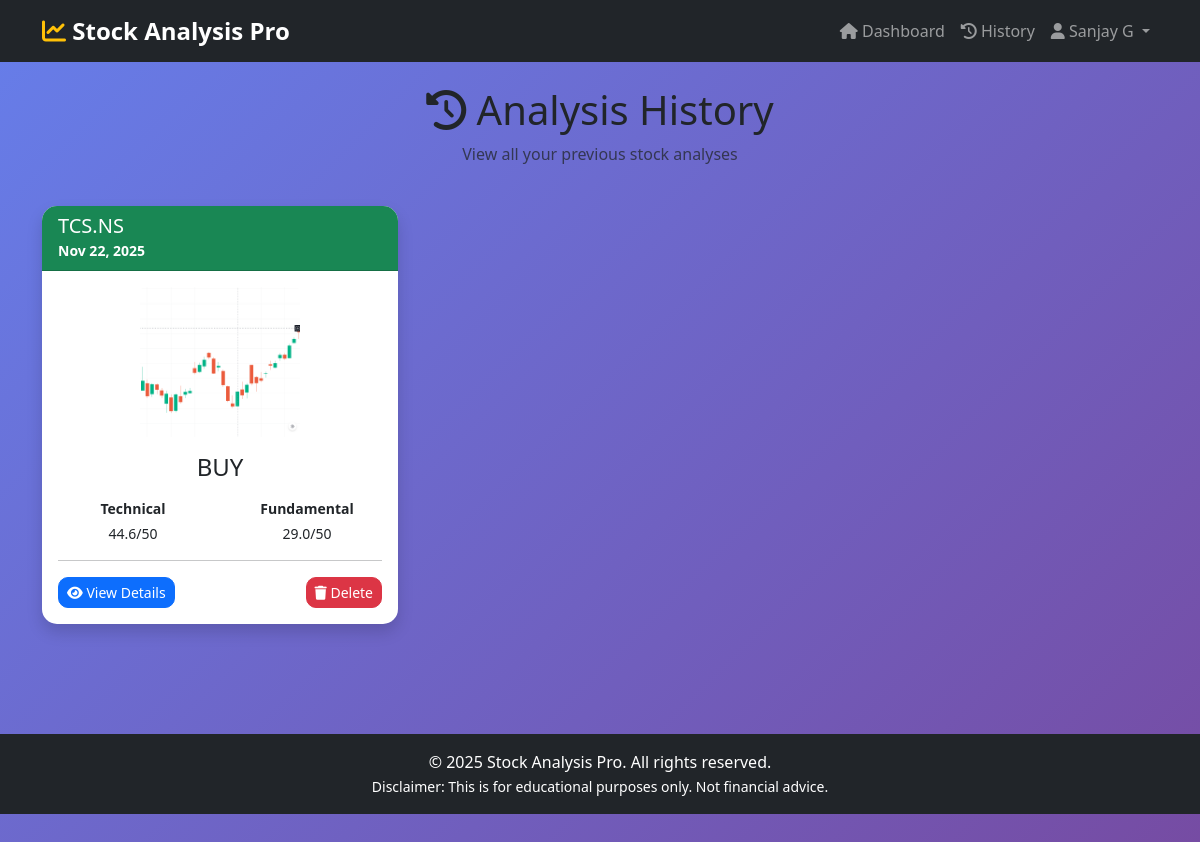
The page /history (signed in) on the database its author committed.
### app.py (models this page shows, shortened)
class User(UserMixin, db.Model):
    id = db.Column(db.Integer, primary_key=True)
    username = db.Column(db.String(80), unique=True, nullable=False)
    email = db.Column(db.String(120), unique=True, nullable=False)
    password_hash = db.Column(db.String(128), nullable=False)
    created_at = db.Column(db.DateTime, default=datetime.utcnow)
    analyses = db.relationship('Analysis', backref='user', lazy=True, cascade='all, delete-orphan')

class Analysis(db.Model):
    id = db.Column(db.Integer, primary_key=True)
    user_id = db.Column(db.Integer, db.ForeignKey('user.id'), nullable=False)
    stock_ticker = db.Column(db.String(20), nullable=False)
    chart_filename = db.Column(db.String(200))
    technical_trend = db.Column(db.String(20))
    technical_confidence = db.Column(db.Float)
    technical_score = db.Column(db.Float)
    pe_ratio = db.Column(db.Float)
    peg_ratio = db.Column(db.Float)
    roe = db.Column(db.Float)
    debt_equity = db.Column(db.Float)
    pb_ratio = db.Column(db.Float)
    fundamental_score = db.Column(db.Float)
    final_score = db.Column(db.Float)
    recommendation = db.Column(db.String(50))
    created_at = db.Column(db.DateTime, default=datetime.utcnow)

### app.py (the view)
@app.route('/history')
@login_required
def history():
    analyses = Analysis.query.filter_by(user_id=current_user.id).order_by(Analysis.created_at.desc()).all()
    return render_template('history.html', analyses=analyses)

### app.py (called while the page is built)
@login_manager.user_loader
def load_user(user_id):
    return User.query.get(int(user_id))

### templates/history.html (shortened to what this page needs)
{% extends "base.html" %}
{% block content %}
<div class="container mt-4">
    <div class="row mb-4">
        <div class="col-12">
            <h1 class="text-center">
                <i class="fas fa-history"></i> Analysis History
            </h1>
            <p class="text-center text-muted">View all your previous stock analyses</p>
        </div>
    </div>
    {% if analyses %}
        <div class="row">
            {% for analysis in analyses %}
                <div class="col-lg-6 col-xl-4 mb-4">
                    <div class="card shadow h-100">
                        <div class="card-header
                            {% if analysis.recommendation in ['STRONG BUY', 'BUY'] %}bg-success
                            {% elif analysis.recommendation == 'HOLD' %}bg-warning
                            {% else %}bg-danger{% endif %} text-white">
                            <h5 class="mb-0">{{ analysis.stock_ticker }}</h5>
                            <small>{{ analysis.created_at.strftime('%b %d, %Y') }}</small>
                        </div>
                        <div class="card-body">
                            <div class="text-center mb-3">
                                <img src="{{ url_for('static', filename='uploads/' + analysis.chart_filename) }}"
                                     alt="Chart" class="img-fluid rounded" style="max-height: 150px;">
                            </div>
                            <h4 class="text-center mb-3">{{ analysis.recommendation }}</h4>
                            <div class="row text-center small">
                                <div class="col-6">
                                    <p class="mb-1"><strong>Technical</strong></p>
                                    <p class="mb-0">{{ "%.1f"|format(analysis.technical_score) }}/50</p>
                                </div>
                                <div class="col-6">
                                    <p class="mb-1"><strong>Fundamental</strong></p>
                                    <p class="mb-0">{{ "%.1f"|format(analysis.fundamental_score) }}/50</p>
                                </div>
                            </div>
                            <hr>
                            <div class="d-flex justify-content-between">
                                <a href="{{ url_for('results', analysis_id=analysis.id) }}"
                                   class="btn btn-sm btn-primary">
                                    <i class="fas fa-eye"></i> View Details
                                </a>
                                <form method="POST" action="{{ url_for('delete_analysis', analysis_id=analysis.id) }}"
                                      onsubmit="return confirm('Are you sure you want to delete this analysis?');">
                                    <button type="submit" class="btn btn-sm btn-danger">
                                        <i class="fas fa-trash"></i> Delete
                                    </button>
                                </form>
                            </div>
                        </div>
                    </div>
                </div>
            {% endfor %}
        </div>
    {% endif %}
</div>
{% endblock %}

### templates/base.html (shortened to what this page needs)
<!DOCTYPE html>
<html lang="en">
<head>
    <link href="https://cdn.jsdelivr.net/npm/bootstrap@5.3.0/dist/css/bootstrap.min.css" rel="stylesheet">
    <link rel="stylesheet" href="https://cdnjs.cloudflare.com/ajax/libs/font-awesome/6.4.0/css/all.min.css">
    <link rel="stylesheet" href="{{ url_for('static', filename='css/style.css') }}">
</head>
<body>
    <nav class="navbar navbar-expand-lg navbar-dark bg-dark">
        <div class="container">
            <a class="navbar-brand" href="{{ url_for('home') }}">
                <i class="fas fa-chart-line"></i> Stock Analysis Pro
            </a>
            <div class="collapse navbar-collapse" id="navbarNav">
                <ul class="navbar-nav ms-auto">
                    {% if current_user.is_authenticated %}
                        <li class="nav-item">
                            <a class="nav-link" href="{{ url_for('dashboard') }}">
                                <i class="fas fa-home"></i> Dashboard
                            </a>
                        </li>
                        <li class="nav-item">
                            <a class="nav-link" href="{{ url_for('history') }}">
                                <i class="fas fa-history"></i> History
                            </a>
                        </li>
                        <li class="nav-item dropdown">
                            <a class="nav-link dropdown-toggle" href="#" id="navbarDropdown" role="button" data-bs-toggle="dropdown">
                                <i class="fas fa-user"></i> {{ current_user.username }}
                            </a>
                        </li>
                    {% endif %}
                </ul>
            </div>
        </div>
    </nav>
    <main>
        {% block content %}{% endblock %}
    </main>
    <footer class="bg-dark text-white text-center py-3 mt-5">
        <div class="container">
            <p class="mb-0">&copy; 2025 Stock Analysis Pro. All rights reserved.</p>
            <small>Disclaimer: This is for educational purposes only. Not financial advice.</small>
        </div>
    </footer>
</body>
</html>

### static/css/style.css (style rules this page uses)
:root { --primary-color: #0d6efd; --success-color: #198754; --danger-color: #dc3545; --warning-color: #ffc107; --info-color: #0dcaf0; }
body { font-family: 'Segoe UI', Tahoma, Geneva, Verdana, sans-serif; background: linear-gradient(135deg, #667eea 0%, #764ba2 100%); min-height: 100vh; padding-bottom: 60px; }
main { min-height: calc(100vh - 200px); }
.navbar-brand { font-size: 1.5rem; font-weight: bold; }
.navbar-brand i { color: #ffc107; }
.card { border: none; border-radius: 15px; transition: transform 0.3s ease; }
.card-header { border-radius: 15px 15px 0 0 !important; font-weight: bold; }
.btn { border-radius: 10px; font-weight: 500; transition: all 0.3s ease; }
footer { background: #212529 !important; margin-top: auto; }
.card { animation: fadeIn 0.5s ease; }

### rows shown on the page
User: username "Sanjay G"
Analysis: stock_ticker "TCS.NS", created_at "Nov 22, 2025", chart_filename (picture), recommendation "BUY", technical_score "44.6", fundamental_score "29.0"
